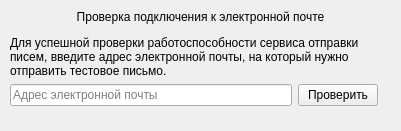
<?xml version="1.0" encoding="UTF-8"?>
<ui version="4.0">
 <class>form_checkEmail</class>
 <widget class="QWidget" name="form_checkEmail">
  <property name="geometry">
   <rect>
    <x>0</x>
    <y>0</y>
    <width>401</width>
    <height>131</height>
   </rect>
  </property>
  <property name="minimumSize">
   <size>
    <width>401</width>
    <height>131</height>
   </size>
  </property>
  <property name="maximumSize">
   <size>
    <width>401</width>
    <height>131</height>
   </size>
  </property>
  <property name="windowTitle">
   <string>Проверка подключения к почте</string>
  </property>
  <widget class="QWidget" name="verticalLayoutWidget">
   <property name="geometry">
    <rect>
     <x>10</x>
     <y>10</y>
     <width>381</width>
     <height>121</height>
    </rect>
   </property>
   <layout class="QVBoxLayout" name="verticalLayout">
    <item>
     <widget class="QLabel" name="label">
      <property name="text">
       <string>&lt;html&gt;&lt;head/&gt;&lt;body&gt;&lt;p align=&quot;center&quot;&gt;Проверка подключения к электронной почте&lt;/p&gt;&lt;p&gt;Для успешной проверки работоспособности сервиса отправки писем, введите адрес электронной почты, на который нужно отправить тестовое письмо.&lt;/p&gt;&lt;/body&gt;&lt;/html&gt;</string>
      </property>
      <property name="textFormat">
       <enum>Qt::AutoText</enum>
      </property>
      <property name="wordWrap">
       <bool>true</bool>
      </property>
     </widget>
    </item>
    <item>
     <layout class="QFormLayout" name="formLayout">
      <property name="fieldGrowthPolicy">
       <enum>QFormLayout::ExpandingFieldsGrow</enum>
      </property>
      <item row="0" column="0">
       <widget class="QLineEdit" name="editEmail">
        <property name="minimumSize">
         <size>
          <width>282</width>
          <height>0</height>
         </size>
        </property>
        <property name="placeholderText">
         <string>Адрес электронной почты</string>
        </property>
       </widget>
      </item>
      <item row="0" column="1">
       <widget class="QPushButton" name="buttonSend">
        <property name="text">
         <string>Проверить</string>
        </property>
       </widget>
      </item>
     </layout>
    </item>
   </layout>
  </widget>
 </widget>
 <resources/>
 <connections>
  <connection>
   <sender>buttonSend</sender>
   <signal>clicked()</signal>
   <receiver>form_checkEmail</receiver>
   <slot>buttonSend_clicked()</slot>
   <hints>
    <hint type="sourcelabel">
     <x>342</x>
     <y>110</y>
    </hint>
    <hint type="destinationlabel">
     <x>200</x>
     <y>65</y>
    </hint>
   </hints>
  </connection>
 </connections>
 <slots>
  <slot>buttonSend_clicked()</slot>
 </slots>
</ui>
